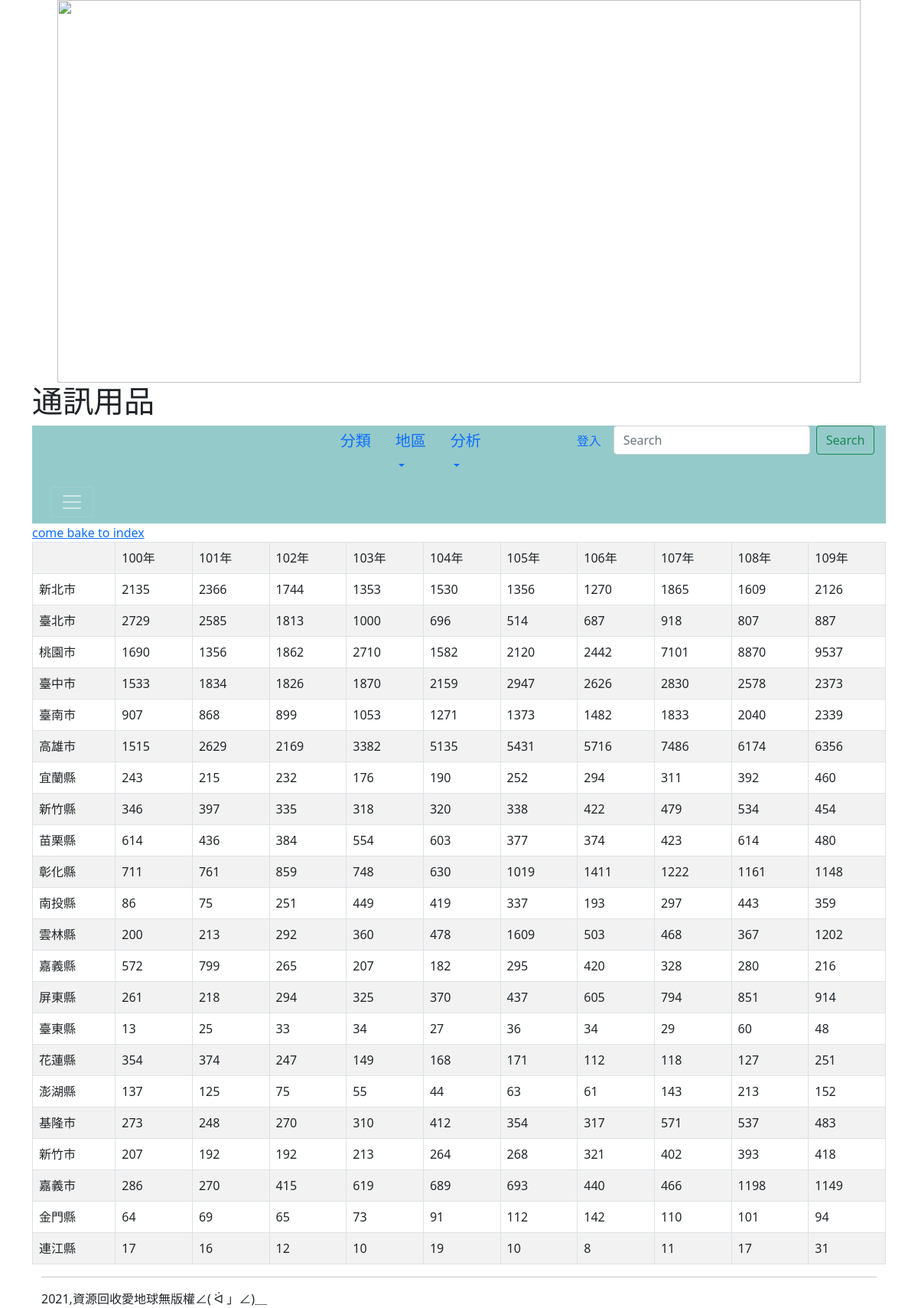
Page /cs/ on the committed database.
### mysite/models.py (models this page shows, shortened)
class Cs(models.Model):
	地區 = models.CharField(max_length=200)
	民國100年 = models.PositiveIntegerField(default=0)
	民國101年 = models.PositiveIntegerField(default=0)
	民國102年 = models.PositiveIntegerField(default=0)
	民國103年 = models.PositiveIntegerField(default=0)
	民國104年 = models.PositiveIntegerField(default=0)
	民國105年 = models.PositiveIntegerField(default=0)
	民國106年 = models.PositiveIntegerField(default=0)
	民國107年 = models.PositiveIntegerField(default=0)
	民國108年 = models.PositiveIntegerField(default=0)
	民國109年 = models.PositiveIntegerField(default=0)

### mysite/views.py (the view)
# urls.py: path('cs/',cs),
def cs(request):
	css=Cs.objects.all()
	return render(request, "cs.html", locals())

### templates/CS.html (shortened to what this page needs)
{% extends "base.html" %}
{% block headmessage %} <h1>通訊用品</h1> {% endblock %}
{% block content %}
<a href="/">come bake to index</a><br>
<table class='table table-striped table-bordered'>
	<tr>
		<td>     </td>
		<td>100年</td>
		<td>101年</td>
		<td>102年</td>
		<td>103年</td>
		<td>104年</td>
		<td>105年</td>
		<td>106年</td>
		<td>107年</td>
		<td>108年</td>
		<td>109年</td>
	</tr>
	{% for cs in css %}
	<tr>
		<td>{{ cs.地區 }}</td>
		<td>{{ cs.民國100年 }}</td>
		<td>{{ cs.民國101年 }}</td>
		<td>{{ cs.民國102年 }}</td>
		<td>{{ cs.民國103年 }}</td>
		<td>{{ cs.民國104年 }}</td>
		<td>{{ cs.民國105年 }}</td>
		<td>{{ cs.民國106年 }}</td>
		<td>{{ cs.民國107年 }}</td>
		<td>{{ cs.民國108年 }}</td>
		<td>{{ cs.民國109年 }}</td>
	</tr>
	{% endfor %}
</table>
{% endblock %}

### rows in the picture
Cs: 地區 "新北市", 民國100年 "2135", 民國101年 "2366", 民國102年 "1744", 民國103年 "1353", 民國104年 "1530", 民國105年 "1356", 民國106年 "1270", 民國107年 "1865", 民國108年 "1609", 民國109年 "2126"
Cs: 地區 "臺北市", 民國100年 "2729", 民國101年 "2585", 民國102年 "1813", 民國103年 "1000", 民國104年 "696", 民國105年 "514", 民國106年 "687", 民國107年 "918", 民國108年 "807", 民國109年 "887"
Cs: 地區 "桃園市", 民國100年 "1690", 民國101年 "1356", 民國102年 "1862", 民國103年 "2710", 民國104年 "1582", 民國105年 "2120", 民國106年 "2442", 民國107年 "7101", 民國108年 "8870", 民國109年 "9537"
Cs: 地區 "臺中市", 民國100年 "1533", 民國101年 "1834", 民國102年 "1826", 民國103年 "1870", 民國104年 "2159", 民國105年 "2947", 民國106年 "2626", 民國107年 "2830", 民國108年 "2578", 民國109年 "2373"
Cs: 地區 "臺南市", 民國100年 "907", 民國101年 "868", 民國102年 "899", 民國103年 "1053", 民國104年 "1271", 民國105年 "1373", 民國106年 "1482", 民國107年 "1833", 民國108年 "2040", 民國109年 "2339"
Cs: 地區 "高雄市", 民國100年 "1515", 民國101年 "2629", 民國102年 "2169", 民國103年 "3382", 民國104年 "5135", 民國105年 "5431", 民國106年 "5716", 民國107年 "7486", 民國108年 "6174", 民國109年 "6356"
Cs: 地區 "宜蘭縣", 民國100年 "243", 民國101年 "215", 民國102年 "232", 民國103年 "176", 民國104年 "190", 民國105年 "252", 民國106年 "294", 民國107年 "311", 民國108年 "392", 民國109年 "460"
Cs: 地區 "新竹縣", 民國100年 "346", 民國101年 "397", 民國102年 "335", 民國103年 "318", 民國104年 "320", 民國105年 "338", 民國106年 "422", 民國107年 "479", 民國108年 "534", 民國109年 "454"
Cs: 地區 "苗栗縣", 民國100年 "614", 民國101年 "436", 民國102年 "384", 民國103年 "554", 民國104年 "603", 民國105年 "377", 民國106年 "374", 民國107年 "423", 民國108年 "614", 民國109年 "480"
Cs: 地區 "彰化縣", 民國100年 "711", 民國101年 "761", 民國102年 "859", 民國103年 "748", 民國104年 "630", 民國105年 "1019", 民國106年 "1411", 民國107年 "1222", 民國108年 "1161", 民國109年 "1148"
Cs: 地區 "南投縣", 民國100年 "86", 民國101年 "75", 民國102年 "251", 民國103年 "449", 民國104年 "419", 民國105年 "337", 民國106年 "193", 民國107年 "297", 民國108年 "443", 民國109年 "359"
Cs: 地區 "雲林縣", 民國100年 "200", 民國101年 "213", 民國102年 "292", 民國103年 "360", 民國104年 "478", 民國105年 "1609", 民國106年 "503", 民國107年 "468", 民國108年 "367", 民國109年 "1202"
Cs: 地區 "嘉義縣", 民國100年 "572", 民國101年 "799", 民國102年 "265", 民國103年 "207", 民國104年 "182", 民國105年 "295", 民國106年 "420", 民國107年 "328", 民國108年 "280", 民國109年 "216"
Cs: 地區 "屏東縣", 民國100年 "261", 民國101年 "218", 民國102年 "294", 民國103年 "325", 民國104年 "370", 民國105年 "437", 民國106年 "605", 民國107年 "794", 民國108年 "851", 民國109年 "914"
Cs: 地區 "臺東縣", 民國100年 "13", 民國101年 "25", 民國102年 "33", 民國103年 "34", 民國104年 "27", 民國105年 "36", 民國106年 "34", 民國107年 "29", 民國108年 "60", 民國109年 "48"
Cs: 地區 "花蓮縣", 民國100年 "354", 民國101年 "374", 民國102年 "247", 民國103年 "149", 民國104年 "168", 民國105年 "171", 民國106年 "112", 民國107年 "118", 民國108年 "127", 民國109年 "251"
Cs: 地區 "澎湖縣", 民國100年 "137", 民國101年 "125", 民國102年 "75", 民國103年 "55", 民國104年 "44", 民國105年 "63", 民國106年 "61", 民國107年 "143", 民國108年 "213", 民國109年 "152"
Cs: 地區 "基隆市", 民國100年 "273", 民國101年 "248", 民國102年 "270", 民國103年 "310", 民國104年 "412", 民國105年 "354", 民國106年 "317", 民國107年 "571", 民國108年 "537", 民國109年 "483"
Cs: 地區 "新竹市", 民國100年 "207", 民國101年 "192", 民國102年 "192", 民國103年 "213", 民國104年 "264", 民國105年 "268", 民國106年 "321", 民國107年 "402", 民國108年 "393", 民國109年 "418"
Cs: 地區 "嘉義市", 民國100年 "286", 民國101年 "270", 民國102年 "415", 民國103年 "619", 民國104年 "689", 民國105年 "693", 民國106年 "440", 民國107年 "466", 民國108年 "1198", 民國109年 "1149"
Cs: 地區 "金門縣", 民國100年 "64", 民國101年 "69", 民國102年 "65", 民國103年 "73", 民國104年 "91", 民國105年 "112", 民國106年 "142", 民國107年 "110", 民國108年 "101", 民國109年 "94"
Cs: 地區 "連江縣", 民國100年 "17", 民國101年 "16", 民國102年 "12", 民國103年 "10", 民國104年 "19", 民國105年 "10", 民國106年 "8", 民國107年 "11", 民國108年 "17", 民國109年 "31"
